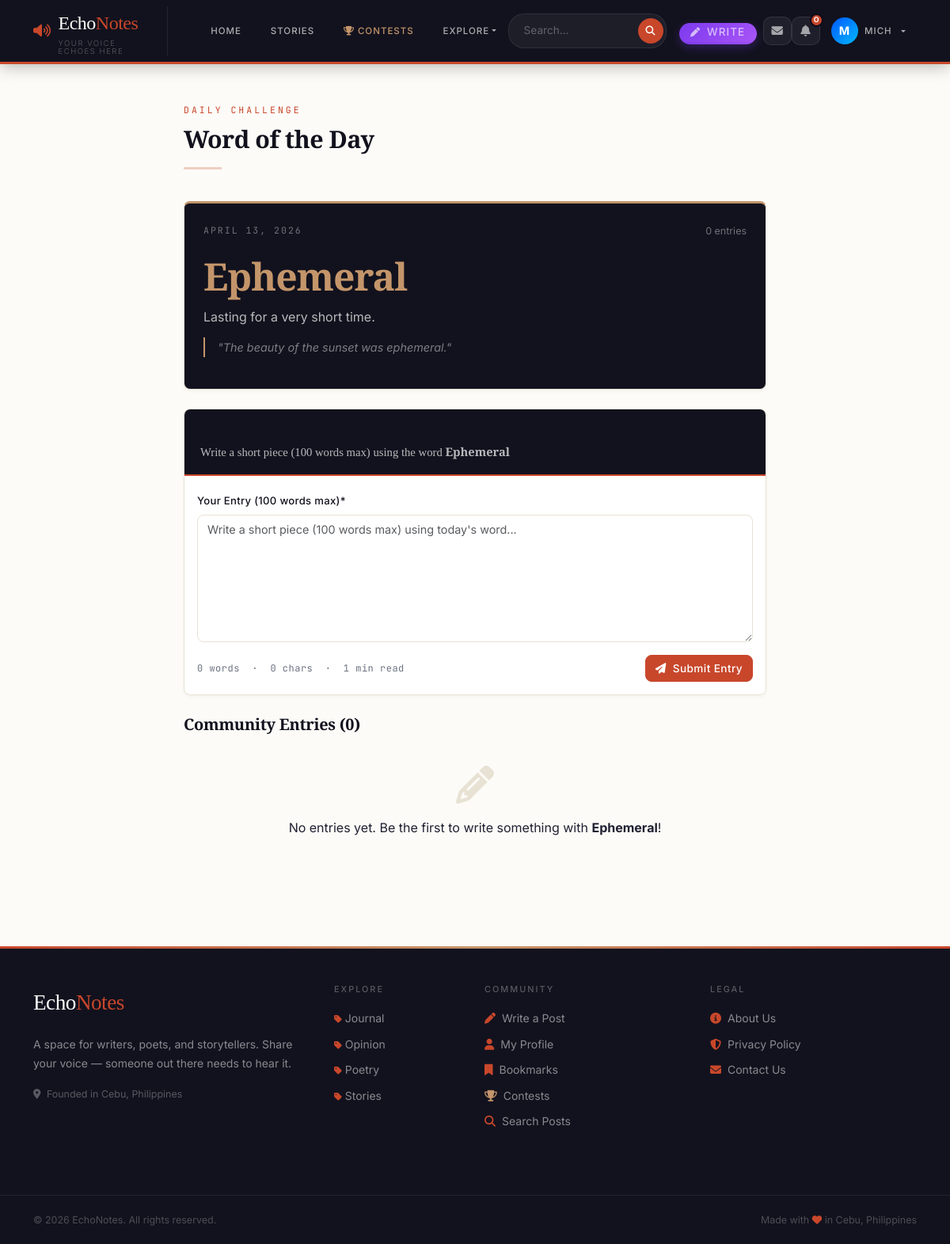
Page /word/ (signed in) on the committed database.
### blog/models.py (models this page shows, shortened)
class WordOfTheDay(models.Model):
    word = models.CharField(max_length=100)
    definition = models.TextField()
    example = models.TextField(blank=True)
    created_by = models.ForeignKey(User, on_delete=models.CASCADE, related_name='words_created')
    date = models.DateField(unique=True, default=timezone.now)
    class Meta:
        ordering = ['-date']
        verbose_name = 'Word of the Day'
        verbose_name_plural = 'Words of the Day'
    def total_entries(self):
        return self.entries.count()

class Category(models.Model):
    name = models.CharField(max_length=100, unique=True)
    slug = models.SlugField(max_length=100, unique=True)
    description = models.TextField(blank=True)
    icon = models.CharField(max_length=50, default='fas fa-circle', help_text="FontAwesome class (e.g., 'fas fa-feather')")
    color = models.CharField(max_length=20, default='#7c3aed', help_text="Brand color hex code")
    subscribers = models.ManyToManyField(User, related_name='subscribed_circles', blank=True)
    created_date = models.DateTimeField(default=timezone.now)
    class Meta:
        verbose_name_plural = 'Categories'
        ordering = ['name']

### blog/views.py (the view, shortened to what this page needs)
# urls.py: path('word/', views.word_of_the_day, name='word-of-the-day'),
@login_required
def word_of_the_day(request):
    word = WordOfTheDay.objects.filter(date=date.today()).first()
    if not word:
        word = WordOfTheDay.objects.order_by('-date').first()
    entries = []
    user_entry = None
    form = WordEntryForm()
    if word:
        entries = WordOfTheDayEntry.objects.filter(word=word).select_related('author').order_by('-created_date')
        if request.user.is_authenticated:
            user_entry = WordOfTheDayEntry.objects.filter(word=word, author=request.user).first()
    return render(request, 'word_of_the_day.html', {
        'today_word': word,
        'entries': entries,
        'user_entry': user_entry,
        'form': form,
    })

### blog/forms.py
class WordEntryForm(forms.ModelForm):
    class Meta:
        model = WordOfTheDayEntry
        fields = ['content']
        widgets = {
            'content': forms.Textarea(attrs={
                'class': 'form-control',
                'rows': 6,
                'placeholder': 'Write a short piece (100 words max) using today\'s word...',
                'id': 'word-content',
                'maxlength': '600',
            }),
        }
        labels = {'content': 'Your Entry (100 words max)'}

### blog/context_processors.py (called while the page is built)
def categories(request):
    from .models import Category
    return {'categories': Category.objects.all()}

### blog/templates/word_of_the_day.html (shortened to what this page needs)
{% extends 'base.html' %}
{% load crispy_forms_tags %}
{% block content %}
<div class="container py-5">
    <div class="row">
        <div class="col-lg-8 mx-auto">
            <div class="mb-4">
                <span class="section-eyebrow">Daily Challenge</span>
                <h1 class="section-title">Word of the Day</h1>
                <hr class="section-divider">
            </div>
            {% if today_word %}
            <div class="card mb-4" style="border-top:3px solid var(--gold);background:var(--ink)">
                <div class="card-body p-4">
                    <div class="d-flex justify-content-between align-items-start mb-3">
                        <span style="font-family:var(--font-mono);font-size:0.72rem;letter-spacing:2px;color:rgba(255,255,255,0.4)">
                            {{ today_word.date|date:"F d, Y"|upper }}
                        </span>
                        <span style="font-size:0.78rem;color:rgba(255,255,255,0.4)">
                            {{ today_word.total_entries }} entries
                        </span>
                    </div>
                    <h2 style="font-family:var(--font-display);font-size:3rem;color:var(--gold);letter-spacing:-1px;margin-bottom:0.5rem">
                        {{ today_word.word }}
                    </h2>
                    <p style="color:rgba(255,255,255,0.7);font-size:1rem;line-height:1.7;margin-bottom:0.75rem">
                        {{ today_word.definition }}
                    </p>
                    {% if today_word.example %}
                    <p style="color:rgba(255,255,255,0.45);font-size:0.9rem;font-style:italic;border-left:2px solid var(--gold);padding-left:1rem">
                        "{{ today_word.example }}"
                    </p>
                    {% endif %}
                </div>
            </div>
            {% if user.is_authenticated %}
                {% if not user_entry %}
                <div class="card mb-4">
                    <div class="card-header bg-primary text-white">
                        <h5 class="mb-0">Submit Your Entry</h5>
                        <small style="opacity:0.7">Write a short piece (100 words max) using the word <strong>{{ today_word.word }}</strong></small>
                    </div>
                    <div class="card-body">
                        <form method="POST">
                            {{ form|crispy }}
                            <div class="d-flex justify-content-between align-items-center mt-3">
                                <small id="word-count" class="word-counter">0 words</small>
                                <button type="submit" class="btn btn-primary">
                                    <i class="fas fa-paper-plane me-2"></i>Submit Entry
                                </button>
                            </div>
                        </form>
                    </div>
                </div>
                {% else %}
                <div class="alert alert-success mb-4">
                    <i class="fas fa-check-circle me-2"></i>
                    You've submitted your entry for today! Come back tomorrow.
                </div>
                {% endif %}
            {% else %}
            <div class="alert alert-info mb-4">
                <a href="{% url 'login' %}" class="alert-link">Login</a> to submit an entry.
            </div>
            {% endif %}
            <h5 class="mb-3" style="font-family:var(--font-display)">
                Community Entries ({{ entries|length }})
            </h5>
            {% for entry in entries %}
            <div class="card mb-3 post-card">
                <div class="card-body p-3">
                    <div class="d-flex justify-content-between align-items-start mb-2">
                        <a href="{% url 'profile-detail' entry.author.username %}" class="fw-bold text-decoration-none" style="color:var(--ink)">
                            {{ entry.author.username }}
                        </a>
                        <small class="text-muted">{{ entry.created_date|timesince }} ago</small>
                    </div>
                    <p style="line-height:1.8;color:var(--ink-light)">{{ entry.content }}</p>
                    <div class="mt-2">
                        {% if user.is_authenticated %}
                        <button class="btn btn-sm {% if entry.pk in liked_entries %}btn-warning{% else %}btn-outline-warning{% endif %} like-word-btn"
                                data-entry-id="{{ entry.pk }}" style="font-size:0.78rem;padding:0.2rem 0.6rem">
                            <i class="fas fa-star"></i>
                            <span class="we-like-count-{{ entry.pk }}">{{ entry.total_likes }}</span>
                        </button>
                        {% else %}
                        <small class="text-muted"><i class="fas fa-star text-warning"></i> {{ entry.total_likes }}</small>
                        {% endif %}
                    </div>
                </div>
            </div>
            {% empty %}
            <div class="text-center py-4 text-muted">
                <i class="fas fa-pencil-alt fa-3x mb-3" style="color:var(--cream-border)"></i>
                <p>No entries yet. Be the first to write something with <strong>{{ today_word.word }}</strong>!</p>
            </div>
            {% endfor %}
            {% else %}
            <div class="card text-center p-5">
                <i class="fas fa-book fa-3x mb-3" style="color:var(--cream-border)"></i>
                <h4 style="font-family:var(--font-display)">No word for today yet</h4>
                <p class="text-muted">The admin will post a word soon. Check back later!</p>
            </div>
            {% endif %}
        </div>
    </div>
</div>
{% endblock %}

### blog/templates/base.html (shortened to what this page needs)
{% load static %}
<!DOCTYPE html>
<html lang="en">
<head>
  <link href="https://cdn.jsdelivr.net/npm/bootstrap@5.3.0/dist/css/bootstrap.min.css" rel="stylesheet">
  <link rel="stylesheet" href="https://cdnjs.cloudflare.com/ajax/libs/font-awesome/6.4.0/css/all.min.css">
  <link rel="stylesheet" href="{% static 'css/style.css' %}?v=1.0.1">
<body>
  <nav class="echonav navbar navbar-expand-lg">
    <div class="container">
      <a class="echo-brand" href="{% url 'landing' %}">
        <i class="fas fa-volume-up" style="color:var(--accent);font-size:1.1rem"></i>
        <div>
          Echo<span>Notes</span>
          <small>Your voice echoes here</small>
        </div>
      </a>
      <div class="collapse navbar-collapse" id="navbarNav">
        <ul class="navbar-nav me-auto mb-2 mb-lg-0 align-items-lg-center" style="gap: 0.5rem; margin-left: 1.5rem;">
          <li class="nav-item">
            <a class="nav-link" href="{% url 'landing' %}">Home</a>
          </li>
          <li class="nav-item">
            <a class="nav-link" href="{% url 'story-list' %}">Stories</a>
          </li>
          <li class="nav-item">
            <a class="nav-link highlight" href="{% url 'contest-list' %}">
              <i class="fas fa-trophy me-1" style="color:var(--gold)"></i>Contests
            </a>
          </li>
          <li class="nav-item dropdown">
            <a class="nav-link dropdown-toggle" href="#" id="exploreDropdown" role="button" data-bs-toggle="dropdown"
              aria-expanded="false">
              Explore
            </a>
          </li>
        </ul>
        <div class="d-flex align-items-lg-center gap-3">
          <form class="echo-search d-flex align-items-center m-0" action="{% url 'search' %}" method="GET"
            style="background: rgba(255,255,255,0.05); border-radius: 20px; padding: 3px; border: 1px solid rgba(255,255,255,0.08);">
            <input type="search" name="q" placeholder="Search..." required
              class="border-0 bg-transparent text-white px-3" style="outline: none; font-size: 0.85rem; width: 160px;">
            <button type="submit" class="border-0 rounded-circle d-flex justify-content-center align-items-center"
              style="background: var(--accent); width: 32px; height: 32px; color: white;"><i class="fas fa-search"
                style="font-size: 0.75rem;"></i></button>
          </form>
          <ul class="navbar-nav align-items-lg-center m-0">
            {% if user.is_authenticated %}
            <li class="nav-item me-2 d-none d-lg-block">
              <a class="nav-link py-1 px-3 text-white" href="{% url 'create-post' %}"
                style="background: linear-gradient(135deg, #7c3aed, #a855f7); border-radius: 20px; font-size: 0.85rem; font-weight: 500; display: inline-flex; align-items: center; box-shadow: 0 4px 12px rgba(124,58,237,0.3);">
                <i class="fas fa-pen me-2" style="font-size: 0.75rem;"></i> Write
              </a>
            </li>
            {% if user.is_authenticated %}
            <li class="nav-item">
              <a href="{% url 'inbox' %}" class="notif-icon-btn" title="Messages" style="text-decoration:none">
                <i class="fas fa-envelope"></i>
              </a>
            </li>
            <li class="nav-item" style="position:relative">
              <button id="notif-bell-btn" class="notif-icon-btn" title="Notifications">
                <i class="fas fa-bell"></i>
                <span id="notif-badge" class="notif-badge" style="display:none">0</span>
              </button>
            </li>
            {% endif %}
            <li class="nav-item dropdown">
              <a class="nav-link dropdown-toggle d-flex align-items-center gap-2" href="#" id="profileDropdown"
                role="button" data-bs-toggle="dropdown" aria-expanded="false" style="padding: 0.2rem 1rem;">
                <div class="rounded-circle d-flex justify-content-center align-items-center"
                  style="width: 34px; height: 34px; background: linear-gradient(135deg,rgb(0, 89, 255),rgb(0, 183, 255)); color: white; font-weight: bold; font-size: 0.9rem;">
                  {{ user.username|make_list|first|upper }}
                </div>
                <span class="d-none d-lg-block">{{ user.username }}</span>
              </a>
            </li>
            {% endif %}
          </ul>
        </div>
      </div>
    </div>
  </nav>
  <main>
    {% block content %}{% endblock %}
  </main>
  <footer class="echo-footer mt-5">
    <div class="container py-5">
      <div class="row">
        <div class="col-lg-4 mb-4">
          <div class="echo-footer-brand mb-3">Echo<span>Notes</span></div>
          <p style="color:rgba(255,255,255,0.5);font-size:0.875rem;line-height:1.7">
            A space for writers, poets, and storytellers.
            Share your voice — someone out there needs to hear it.
          </p>
          <p style="color:rgba(255,255,255,0.3);font-size:0.78rem">
            <i class="fas fa-map-marker-alt me-1"></i> Founded in Cebu, Philippines
          </p>
        </div>
        <div class="col-lg-2 col-md-4 mb-4">
          <h6>Explore</h6>
          <ul class="list-unstyled mb-0">
            {% for category in categories %}
            <li style="margin-bottom:0.5rem;">
              <a href="{% url 'category-posts' category.slug %}">
                <i class="fas fa-tag me-1" style="font-size:0.7rem;color:var(--accent)"></i>{{ category.name }}
              </a>
            </li>
            {% empty %}
            <li><a href="{% url 'landing' %}">All Posts</a></li>
            {% endfor %}
          </ul>
        </div>
        <div class="col-lg-3 col-md-4 mb-4">
          <h6>Community</h6>
          {% if user.is_authenticated %}
          <a href="{% url 'create-post' %}"><i class="fas fa-pen me-2" style="color:var(--accent)"></i>Write a Post</a>
          <a href="{% url 'profile-detail' user.username %}"><i class="fas fa-user me-2"
              style="color:var(--accent)"></i>My Profile</a>
          <a href="{% url 'my-bookmarks' %}"><i class="fas fa-bookmark me-2"
              style="color:var(--accent)"></i>Bookmarks</a>
          <a href="{% url 'contest-list' %}"><i class="fas fa-trophy me-2" style="color:var(--gold)"></i>Contests</a>
          {% endif %}
          <a href="{% url 'search' %}?q="><i class="fas fa-search me-2" style="color:var(--accent)"></i>Search Posts</a>
        </div>
        <div class="col-lg-3 col-md-4 mb-4">
          <h6>Legal</h6>
          <a href="{% url 'about' %}"><i class="fas fa-info-circle me-2" style="color:var(--accent)"></i>About Us</a>
          <a href="{% url 'privacy-policy' %}"><i class="fas fa-shield-alt me-2" style="color:var(--accent)"></i>Privacy
            Policy</a>
          <a href="{% url 'contact' %}"><i class="fas fa-envelope me-2" style="color:var(--accent)"></i>Contact Us</a>
        </div>
      </div>
    </div>
    <div class="echo-footer-bottom">
      <div class="container d-flex justify-content-between flex-wrap gap-2">
        <span>© {% now "Y" %} EchoNotes. All rights reserved.</span>
        <span>Made with <i class="fas fa-heart" style="color:var(--accent)"></i> in Cebu, Philippines</span>
      </div>
    </div>
  </footer>
</body>
</html>

### blog/templates/base.html (style rules this page uses)
body { display: flex; flex-direction: column; min-height: 100vh; }
main { flex: 1; }
.notif-icon-btn { width: 36px; height: 36px; border-radius: 10px; background: rgba(255, 255, 255, 0.06); border: 1px solid rgba(255, 255, 255, 0.09); color: rgba(255, 255, 255, 0.6); display: flex; align-items: center; justify-content: center; font-size: 0.9rem; cursor: pointer; position: relative; transition: all 0.18s; text-decoration: none; }
.notif-badge { position: absolute; top: -5px; right: -5px; min-width: 17px; height: 17px; border-radius: 50%; background: #c8472b; color: white; font-size: 0.6rem; font-weight: 700; font-family: 'DM Sans', sans-serif; display: flex !important; align-items: center; justify-content: center; border: 2px solid #0f0a1a; padding: 0 3px; }

### rows in the picture
WordOfTheDay: date "APRIL 13, 2026", total_entries "0", word "Ephemeral", definition "Lasting for a very short time.", example "The beauty of the sunset was ephemeral."
Category: name "Journal"
Category: name "Opinion"
Category: name "Poetry"
Category: name "Stories"

### other values in the picture
{{ user.username|make_list|first|upper }} "M"
{{ user.username }} "MICH"
{{ entries|length }} "0"
